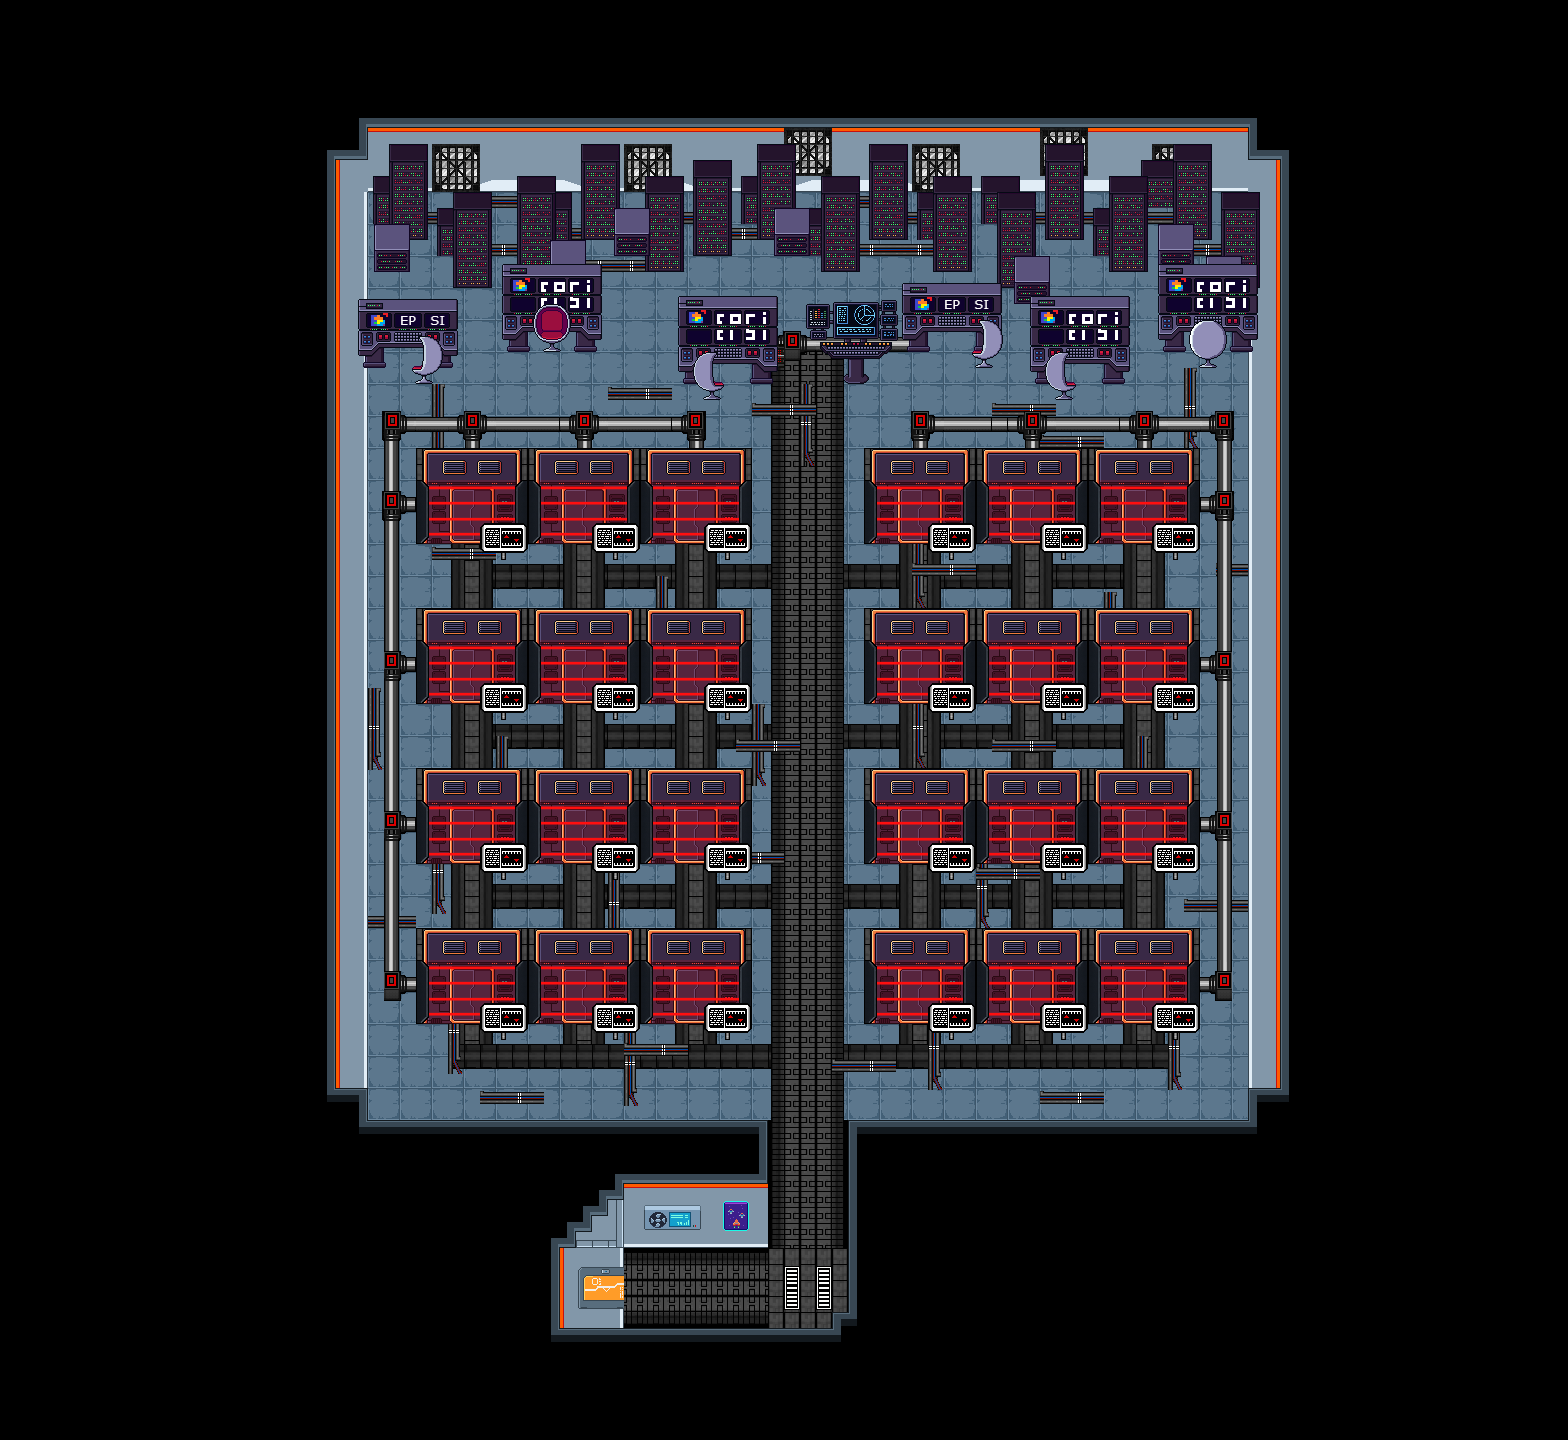

A 2D game scene composited from a Tiled map and its tileset images. What follows is a short description and the map's XML, with each tile layer's data collapsed to a summary:
An orthogonal 98x90 tile map with 16x16 px tiles, 31 tile layers (Collisions, black_ground, ground, floor2, ...), 5 tilesets and 11 objects (SpawnEmmaServer, SpawnEmmaTeleporter, SpawnEmmaSalon, SpawnEmmaFirewall, Spawn, ...).

<map version="1.10" tiledversion="1.10.0" orientation="orthogonal" renderorder="right-down" width="98" height="90" tilewidth="16" tileheight="16" infinite="0" nextlayerid="38" nextobjectid="13">
 <tileset firstgid="1" source="../tsx/tuile_1.tsx" />
 <tileset firstgid="925" source="../tsx/tuile_3.tsx" />
 <tileset firstgid="3229" source="../tsx/tuile_2.tsx" />
 <tileset firstgid="5533" source="../tsx/server_room/pixel-cyberpunk-interioree.tsx" />
 <tileset firstgid="5764" source="../tsx/tuile_666.tsx" />
 <objectgroup id="37" name="Waypoints">
  <object id="10" name="SpawnEmmaServer" x="1234" y="1114.67">
   <point />
  </object>
  <object id="9" name="SpawnEmmaTeleporter" x="1229.33" y="1110.67">
   <point />
  </object>
  <object id="8" name="SpawnEmmaSalon" x="1225.33" y="1106">
   <point />
  </object>
  <object id="6" name="SpawnEmmaFirewall" x="731.333" y="1284.67">
   <point />
  </object>
  <object id="5" name="Spawn" x="644.667" y="1287.33">
   <point />
  </object>
  <object id="1" name="ExitFirewall" x="586.333" y="1265.33" width="63.3334" height="51" />
  <object id="2" name="EntranceFirewall" x="633" y="1288.67">
   <point />
  </object>
  <object id="3" name="EntranceServer" x="880" y="649" width="85" height="77" />
  <object id="4" name="ExitServer" x="920.5" y="723.833">
   <point />
  </object>
  <object id="7" name="Terminal" x="679.333" y="297.333" width="95.3333" height="87.3333" />
  <object id="12" name="SpawnCaporal" x="538" y="1222">
   <point />
  </object>
 </objectgroup>
 <layer id="36" name="Collisions" width="98" height="90" opacity="0">
  <data>[8820 cells, 6812 non-empty, 1 distinct tile ids]</data>
 </layer>
 <layer id="9" name="black_ground" width="98" height="90">
  <data>[8820 cells, 8820 non-empty, 1 distinct tile ids]</data>
 </layer>
 <layer id="10" name="ground" width="98" height="90">
  <data>[8820 cells, 3642 non-empty, 4 distinct tile ids]</data>
 </layer>
 <layer id="29" name="floor2" width="98" height="90">
  <data>[8820 cells, 63 non-empty, 2 distinct tile ids]</data>
 </layer>
 <layer id="32" name="floor5" width="98" height="90">
  <data>[8820 cells, 88 non-empty, 2 distinct tile ids]</data>
 </layer>
 <layer id="31" name="floor4" width="98" height="90">
  <data>[8820 cells, 240 non-empty, 2 distinct tile ids]</data>
 </layer>
 <layer id="30" name="floor3" width="98" height="90">
  <data>[8820 cells, 216 non-empty, 2 distinct tile ids]</data>
 </layer>
 <layer id="28" name="floor" width="98" height="90">
  <data>[8820 cells, 350 non-empty, 8 distinct tile ids]</data>
 </layer>
 <layer id="11" name="wire_ground" width="98" height="90">
  <data>[8820 cells, 131 non-empty, 7 distinct tile ids]</data>
 </layer>
 <layer id="12" name="cross_wire_ground" width="98" height="90">
  <data>[8820 cells, 48 non-empty, 6 distinct tile ids]</data>
 </layer>
 <layer id="16" name="wall" width="98" height="90">
  <data>[8820 cells, 514 non-empty, 13 distinct tile ids]</data>
 </layer>
 <layer id="35" name="pillar_wall2" width="98" height="90">
  <data>[8820 cells, 4 non-empty, 2 distinct tile ids]</data>
 </layer>
 <layer id="34" name="pillar_wall" width="98" height="90">
  <data>[8820 cells, 4 non-empty, 4 distinct tile ids]</data>
 </layer>
 <layer id="2" name="Calque de Tuiles 2" width="98" height="90">
  <data>[8820 cells, 16 non-empty, 13 distinct tile ids]</data>
 </layer>
 <layer id="27" name="back_wall_fans" width="98" height="90">
  <data>[8820 cells, 54 non-empty, 1 distinct tile ids]</data>
 </layer>
 <layer id="33" name="corridor_door" width="98" height="90">
  <data>[8820 cells, 9 non-empty, 9 distinct tile ids]</data>
 </layer>
 <layer id="26" name="wall_fans" width="98" height="90">
  <data>[8820 cells, 54 non-empty, 9 distinct tile ids]</data>
 </layer>
 <layer id="4" name="wall port" width="98" height="90">
  <data>[8820 cells, 1008 non-empty, 1 distinct tile ids]</data>
 </layer>
 <layer id="5" name="wall delimitation " width="98" height="90">
  <data>[8820 cells, 352 non-empty, 45 distinct tile ids]</data>
 </layer>
 <layer id="3" name="port" width="98" height="90">
  <data>[8820 cells, 1008 non-empty, 42 distinct tile ids]</data>
 </layer>
 <layer id="25" name="close_gate" width="98" height="90">
  <data>[8820 cells, 672 non-empty, 9 distinct tile ids]</data>
 </layer>
 <layer id="6" name="computer_gate" width="98" height="90">
  <data>[8820 cells, 216 non-empty, 9 distinct tile ids]</data>
 </layer>
 <layer id="7" name="wire_gate" width="98" height="90">
  <data>[8820 cells, 198 non-empty, 51 distinct tile ids]</data>
 </layer>
 <layer id="19" name="data_center_wire" width="98" height="90">
  <data>[8820 cells, 76 non-empty, 14 distinct tile ids]</data>
 </layer>
 <layer id="22" name="wire1" width="98" height="90">
  <data>[8820 cells, 46 non-empty, 46 distinct tile ids]</data>
 </layer>
 <layer id="17" name="data_center2" width="98" height="90">
  <data>[8820 cells, 81 non-empty, 9 distinct tile ids]</data>
 </layer>
 <layer id="15" name="data_center" width="98" height="90">
  <data>[8820 cells, 270 non-empty, 18 distinct tile ids]</data>
 </layer>
 <layer id="18" name="data_center3" width="98" height="90">
  <data>[8820 cells, 84 non-empty, 12 distinct tile ids]</data>
 </layer>
 <layer id="20" name="computer_data_center" width="98" height="90">
  <data>[8820 cells, 238 non-empty, 77 distinct tile ids]</data>
 </layer>
 <layer id="21" name="core_computer" width="98" height="90">
  <data>[8820 cells, 2 non-empty, 1 distinct tile ids]</data>
 </layer>
 <layer id="23" name="computer_chair" width="98" height="90">
  <data>[8820 cells, 54 non-empty, 36 distinct tile ids]</data>
 </layer>
</map>
